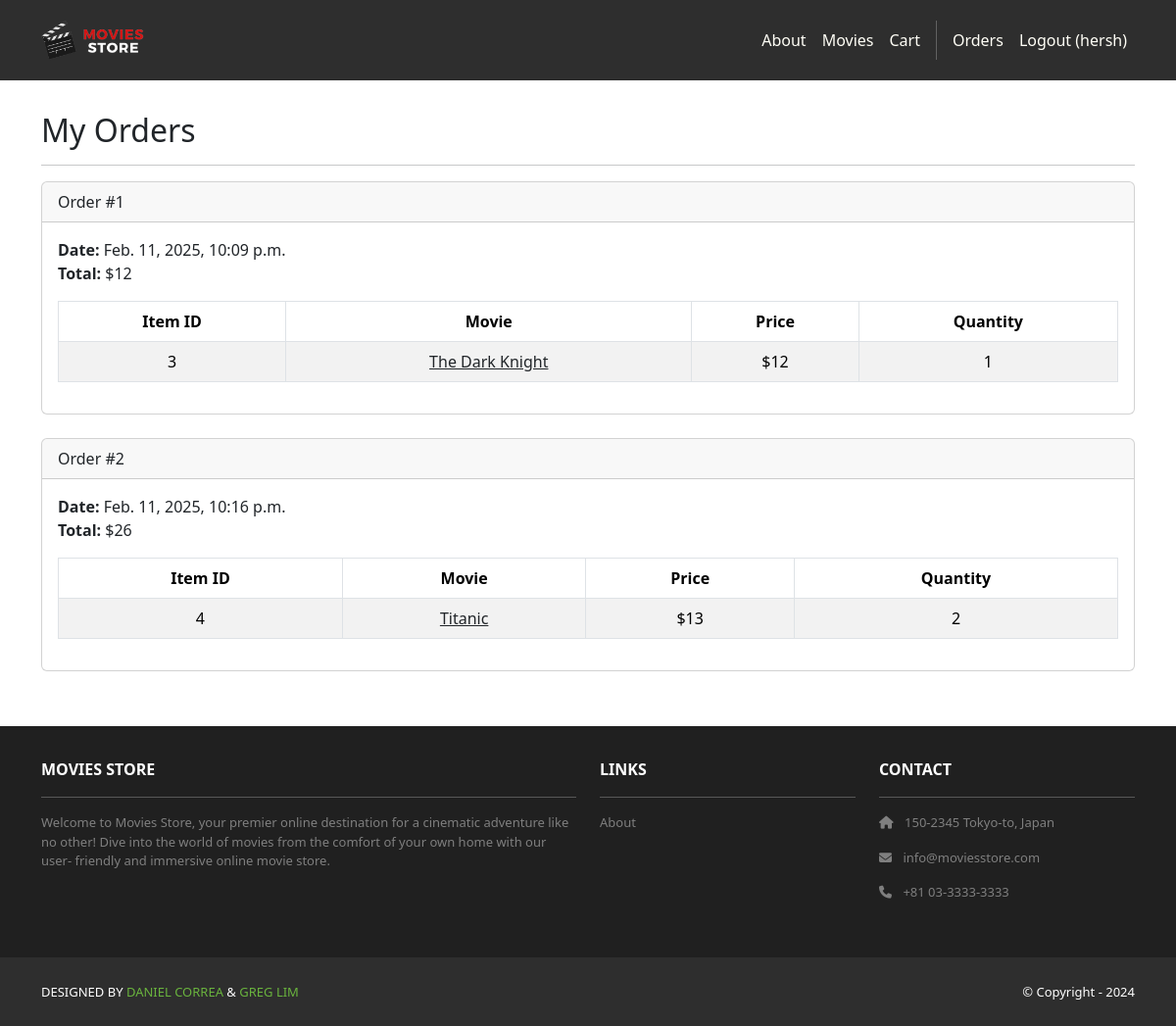
Page /accounts/orders/ (signed in) on the committed database.
### cart/models.py (models this page shows, shortened)
class Order(models.Model):
    id = models.AutoField(primary_key=True)
    total = models.IntegerField()
    date = models.DateTimeField(auto_now_add=True)
    user = models.ForeignKey(User,
        on_delete=models.CASCADE)

class Item(models.Model):
    id = models.AutoField(primary_key=True)
    price = models.IntegerField()
    quantity = models.IntegerField()
    order = models.ForeignKey(Order,
        on_delete=models.CASCADE)
    movie = models.ForeignKey(Movie,
        on_delete=models.CASCADE)

### movies/models.py (models this page shows, shortened)
class Movie(models.Model):
    id = models.AutoField(primary_key=True)
    name = models.CharField(max_length=255)
    price = models.IntegerField()
    description = models.TextField()
    image = models.ImageField(upload_to='movie_images/')

### accounts/views.py (the view)
# urls.py: path('orders/', views.orders, name='accounts.orders'),
@login_required
def orders(request):
    template_data = {}
    template_data['title'] = 'Orders'
    template_data['orders'] = request.user.order_set.all()
    return render(request, 'accounts/orders.html',
        {'template_data': template_data})

### accounts/templates/accounts/orders.html
{% extends 'base.html' %}
{% block content %}
<div class="p-3">
  <div class="container">
    <div class="row mt-3">
      <div class="col mx-auto mb-3">
        <h2>My Orders</h2>
        <hr />
        {% for order in template_data.orders %}
        <div class="card mb-4">
          <div class="card-header">
            Order #{{ order.id }}
          </div>
          <div class="card-body">
            <b>Date:</b> {{ order.date }}<br />
            <b>Total:</b> ${{ order.total }}<br />
            <table class="table table-bordered
              table-striped text-center mt-3">
              <thead>
                <tr>
                  <th scope="col">Item ID</th>
                  <th scope="col">Movie</th>
                  <th scope="col">Price</th>
                  <th scope="col">Quantity</th>
                </tr>
              </thead>
              <tbody>
                {% for item in order.item_set.all %}
                <tr>
                  <td>{{ item.movie.id }}</td>
                  <td>
                    <a class="link-dark"
                      href="{% url 'movies.show'
                      id=item.movie.id %}">
                      {{ item.movie.name }}
                    </a>
                  </td>
                  <td>${{ item.movie.price }}</td>
                  <td>{{ item.quantity }}</td>
                </tr>
                {% endfor %}
              </tbody>
            </table>
          </div>
        </div>
        {% endfor %}
      </div>
    </div>
  </div>
</div>
{% endblock content %}

### moviesstore/templates/base.html (shortened to what this page needs)
<!DOCTYPE html>
<html>
{% load static %}
  <head>
    <link href=
      "https://cdn.jsdelivr.net/npm/bootstrap@5.3.3/dist/css/bootstrap.min.css" rel="stylesheet"
>
    <link rel=
      "stylesheet" href="https://cdnjs.cloudflare.com/ajax/libs/font-awesome/6.1.1/css/all.min.css">
      <link rel="stylesheet" type="text/css"
          href="{% static 'css/style.css' %}">
  </head>
  <body>
    <nav class="p-3 navbar navbar-dark bg-dark
         navbar-expand-lg">
      <div class="container">
        <a class="navbar-brand"
           href="{% url 'home.index' %}">
          <img src="{% static 'img/logo.png' %}" alt="logo"
               height="40" />
        </a>
        <div class="collapse navbar-collapse"
             id="navbarNavAltMarkup">
          <div class="navbar-nav ms-auto navbar-ml">
            <a class="nav-link"
               href="{% url 'home.about' %}">About</a>
            <a class="nav-link" href=
              "{% url 'movies.index' %}">Movies</a>
            <a class="nav-link"
              href="{% url 'cart.index' %}">Cart</a>
            {% if user.is_authenticated %}
             <a class="nav-link"
              href="{% url 'accounts.orders' %}">Orders
            </a>
            <a class="nav-link"
              href="{% url 'accounts.logout' %}">Logout ({{ user.username }})</a>
            {% endif %}
          </div>
        </div>
      </div>
    </nav>
    <div>
      {% block content %}
      {% endblock content %}
    </div>
    <section class="p-3 ms-footer d-none d-md-block">
      <div class="container">
        <div class="row mt-3 text-white">
          <div class="col-md-6 col-lg-6 col-xl-6
               mx-auto mb-4">
            <b>MOVIES STORE</b>
            <hr />
            <p>
              Welcome to Movies Store, your premier online
              destination for a cinematic adventure like no
              other! Dive into the world of movies from the
              comfort of your own home with our user-
              friendly and immersive online movie store.
            </p>
          </div>
          <div class="col-md-3 col-lg-3 col-xl-3
               mx-auto mb-4">
            <b>LINKS</b>
            <hr />
            <p><a class="nav-link"
              href="{% url 'home.about' %}">
              About
            </a></p>
          </div>
          <div class="col-md-3 col-lg-3 col-xl-3 mx-auto
               mb-4">
            <b>CONTACT</b>
            <hr />
            <p><i class="fas fa-home me-2"></i>
              150-2345 Tokyo-to, Japan
            </p>
            <p><i class="fas fa-envelope me-2"></i>
              info@moviesstore.com
            </p>
            <p><i class="fas fa-phone me-2"></i>
              +81 03-3333-3333
            </p>
          </div>
        </div>
      </div>
    </section>
    <section class="p-3 ms-footer-bottom bg-dark">
      <div class="container d-flex
           justify-content-between">
        <div class="me-5 text-white">
          <span>DESIGNED BY
            <a href="https://www.x.com/danielgarax"
            target="_blank">DANIEL CORREA</a> &
            <a href="https://www.x.com/greglim81"
            target="_blank">GREG LIM</a>
          </span>
        </div>
        <div class="text-white">
          <span>© Copyright - 2024</span>
        </div>
      </div>
    </section>
  </body>
</html>

### moviesstore/static/css/style.css (style rules this page uses)
.navbar a.nav-link { color: #FFFEF6 !important; }
.bg-dark { background-color: #2E2E2E !important; }
.ms-footer { background-color: #202020; }
.ms-footer p { color: #7F7F7F; font-size: 13px; }
.ms-footer-bottom span { font-size: 13px; line-height: 38px; }
.ms-footer-bottom a { color: #6ab43e; text-decoration: none; }

### rows in the picture
Order: id "1", date "Feb. 11, 2025, 10:09 p.m.", total "12"
Item: movie.id "3", movie.name "The Dark Knight", movie.price "12", quantity "1"
Order: id "2", date "Feb. 11, 2025, 10:16 p.m.", total "26"
Item: movie.id "4", movie.name "Titanic", movie.price "13", quantity "2"

### other values in the picture
{{ user.username }} "hersh"
